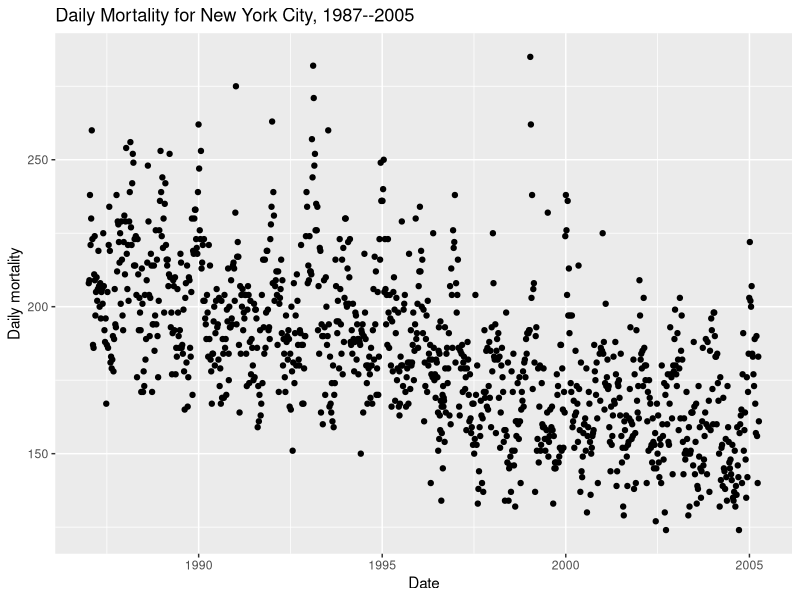
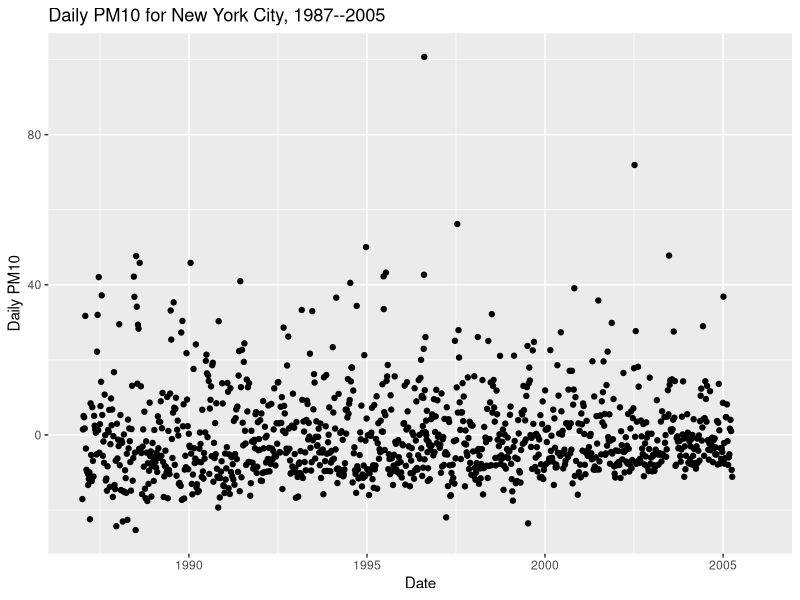
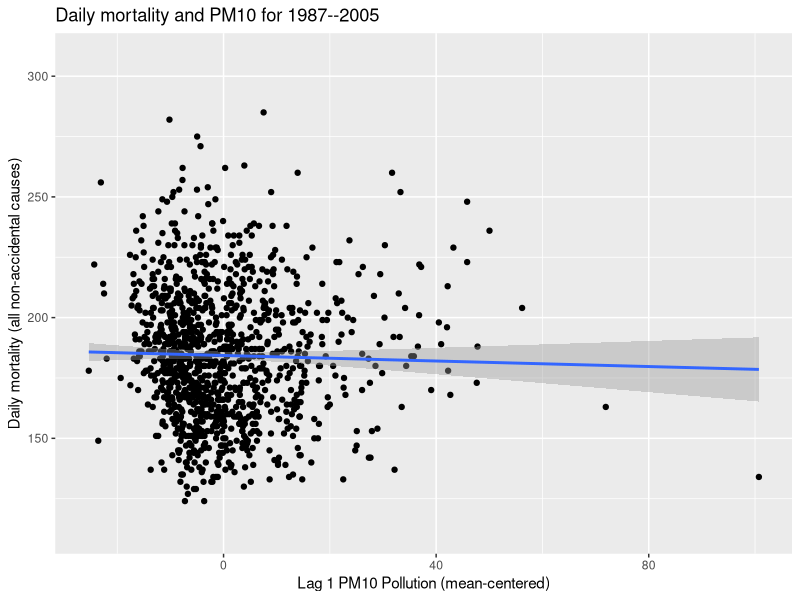
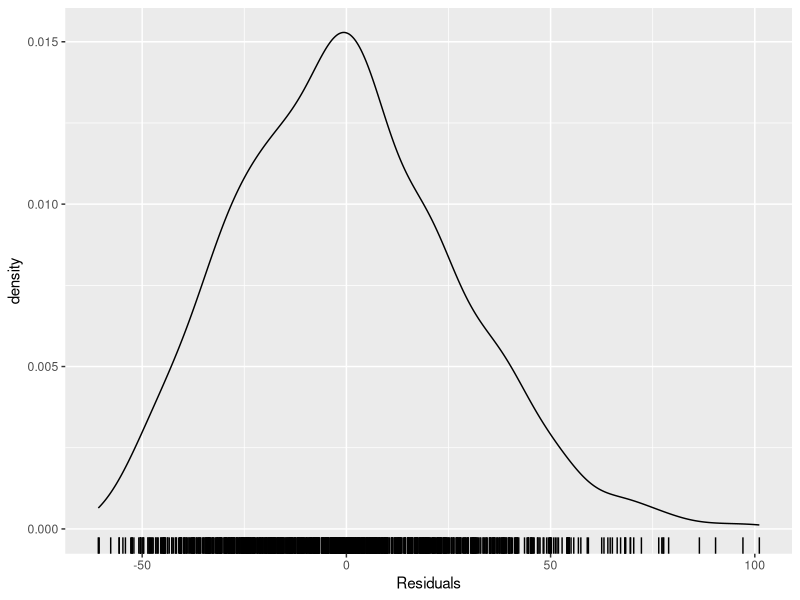
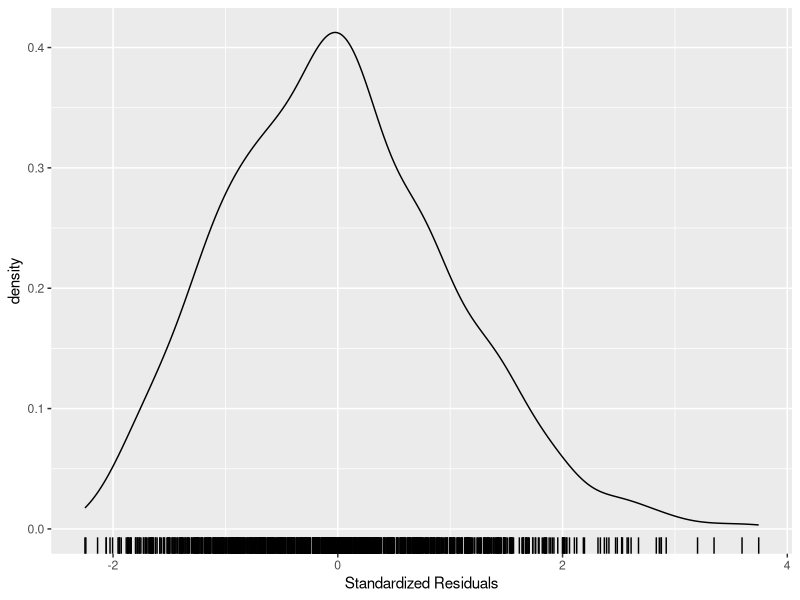
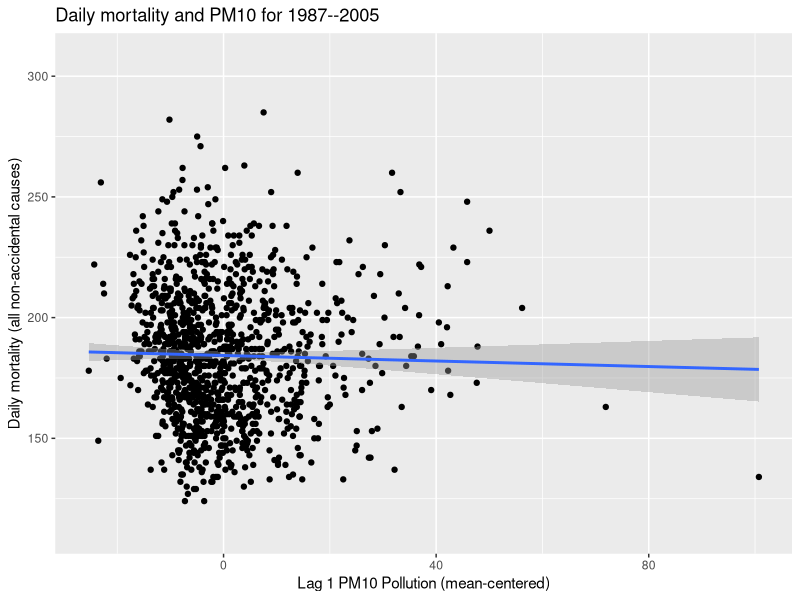
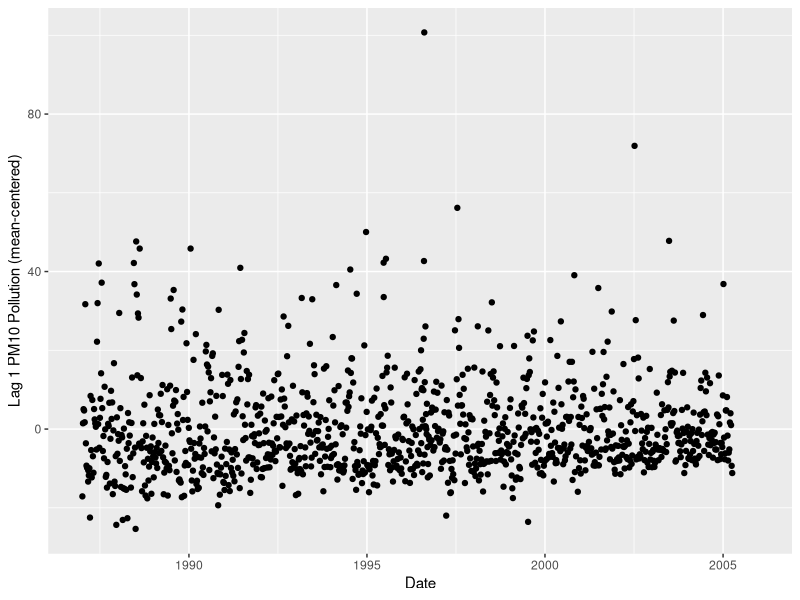
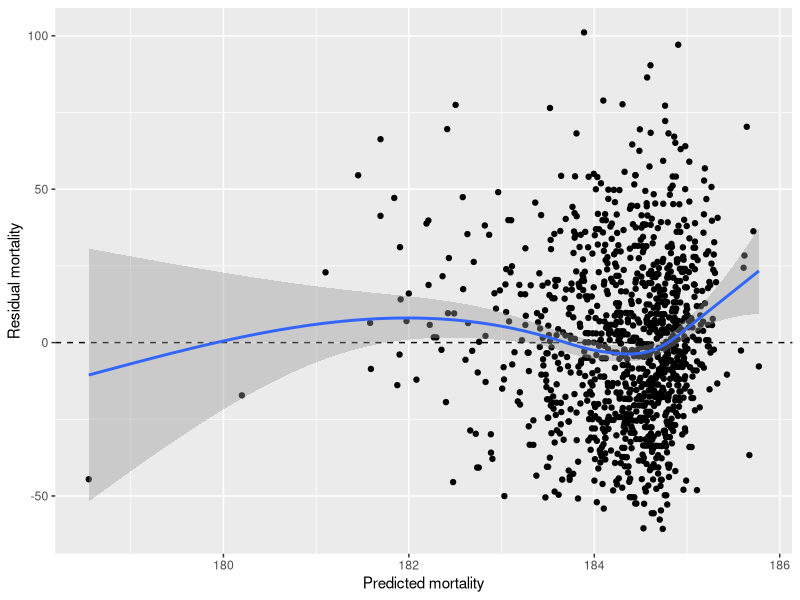

These figures' R source, in order:
library(tidyverse)
library(broom)

dat <- read_csv("ny.csv")
dat

## Make a plot of daily mortality
dat |>
    filter(!is.na(l1pm10tmean)) |>
    ggplot(aes(date, death)) +
    geom_point() +
    labs(x = "Date",
         y = "Daily mortality",
         title = "Daily Mortality for New York City, 1987--2005")

## Make a plot of daily PM10
dat |>
    ggplot(aes(date, l1pm10tmean)) +
    geom_point() +
    labs(x = "Date",
         y = "Daily PM10",
         title = "Daily PM10 for New York City, 1987--2005")

## Plot mortality vs. PM10
dat |>
    ggplot(aes(l1pm10tmean, death)) +
    geom_point() +
    labs(x = "Lag 1 PM10 Pollution (mean-centered)",
         y = "Daily mortality (all non-accidental causes)",
         title = "Daily mortality and PM10 for 1987--2005") +
    geom_smooth(method = "lm")


## Fit a linear regression model
fit <- lm(death ~ l1pm10tmean,
          data = dat,
          na.action = na.exclude)

## Summarize the fit
summary(fit)

## Use tidy() function from the 'broom' package
tidy(fit, conf.int = TRUE)

## Look at augmented dataset (na.exclude is important here)
fit |>
    augment(dat)

## Density plot of raw residuals
fit |>
    augment(dat) |>
    ggplot(aes(x = .resid)) +
    geom_density() +
    geom_rug() +
    labs(x = "Residuals")

## Density plot of standardized residuals
fit |>
    augment(dat) |>
    ggplot(aes(x = .std.resid)) +
    geom_density() +
    geom_rug() +
    labs(x = "Standardized Residuals")

## Plot mortality vs. PM10
dat |>
    ggplot(aes(l1pm10tmean, death)) +
    geom_point() +
    labs(x = "Lag 1 PM10 Pollution (mean-centered)",
         y = "Daily mortality (all non-accidental causes)",
         title = "Daily mortality and PM10 for 1987--2005") +
    geom_smooth(method = "lm")

## Take a look at some outliers
dat |>
    filter(l1pm10tmean > 60)

## Take a look at some outliers
dat |>
    ggplot(aes(date, l1pm10tmean)) +
    geom_point() +
    labs(x = "Date",
         y = "Lag 1 PM10 Pollution (mean-centered)")

## Residuals vs. Predicted plot (any patterns?)
fit |>
    augment(dat) |>
    ggplot(aes(.fitted, .resid)) +
    geom_point() +
    geom_hline(yintercept = 0, lty = 2) +
    geom_smooth(method = "gam") +
    labs(x = "Predicted mortality",
         y = "Residual mortality")

## Residuals vs. Predicted colored by season
fit |>
    augment(dat) |>
    ggplot(aes(.fitted, .resid)) +
    geom_point(aes(color = season), size = 2) +
    # geom_point(size = 2) +
    # facet_wrap(vars(season)) +
    geom_hline(yintercept = 0, lty = 2) +
    geom_smooth(method = "gam") +
    labs(x = "Predicted mortality",
         y = "Residual mortality") +
    scale_color_brewer(type = "qual", palette = "Set1")

## Residuals vs. Predicted faceted by season
fit |>
    augment(dat) |>
    ggplot(aes(.fitted, .resid)) +
    geom_point(size = 2) +
    facet_wrap(vars(season)) +
    geom_hline(yintercept = 0, lty = 2) +
    geom_smooth(method = "gam") +
    labs(x = "Predicted mortality",
         y = "Residual mortality") +
    scale_color_brewer(type = "qual", palette = "Set1")

## Make some boxplots of residuals by season
fit |>
    augment(dat) |>
    ggplot(aes(season, .resid)) +
    geom_boxplot() +
    labs(x = NULL,
         y = "Residual mortality")

## Look at residuals over time
fit |>
    augment(dat) |>
    ggplot(aes(date, .resid)) +
    geom_point() +
    labs(x = NULL,
         y = "Residual mortality")

## Fit a new model with season and date
fit <- lm(death ~ l1pm10tmean + season + date, data = dat,
          na.action = na.exclude)
summary(fit)
tidy(fit, conf.int = TRUE)

## Residuals vs predicted for new model
fit |>
    augment(dat) |>
    ggplot(aes(.fitted, .resid)) +
    geom_point() +
    geom_smooth(method = "gam") +
    labs(x = "Predicted mortality",
         y = "Residual mortality")

## Boxplots of residuals by season
fit |>
    augment(dat) |>
    ggplot(aes(season, .resid)) +
    geom_boxplot()

## Desnity plot of standardized residuals
fit |>
    augment(dat) |>
    ggplot(aes(x = .std.resid)) +
    geom_density() +
    geom_rug() +
    labs(x = "Standardized Residual")

## Take a look at large standardized residuals
fit |>
    augment(dat) |>
    filter(.std.resid > 3)

## Look at residuals and temperature
fit |>
    augment(dat) |>
    ggplot(aes(temp, .resid)) +
    geom_point() +
    geom_smooth() +
    labs(x = "Temperature (degrees F)",
         y = "Residual mortality")

## Fit a larger model including temperature
fit <- lm(death ~ l1pm10tmean + season + date + temp,
          data = dat,
          na.action = na.exclude)

summary(fit)
tidy(fit, conf.int = TRUE)

## Residuals vs. predicted
fit |>
    augment(dat) |>
    ggplot(aes(.fitted, .resid)) +
    geom_point() +
    geom_smooth(method = "gam") +
    labs(x = "Predicted mortality",
         y = "Residual mortality")

## Density of standardized residuals
fit |>
    augment(dat) |>
    ggplot(aes(x = .std.resid)) +
    geom_density() +
    geom_rug() +
    labs(x = "Standardized Residual")


## Look at residuals and temperature
fit |>
    augment(dat) |>
    ggplot(aes(temp, .resid)) +
    geom_point() +
    geom_smooth() +
    labs(x = "Temperature (degrees F)",
         y = "Residual mortality")
